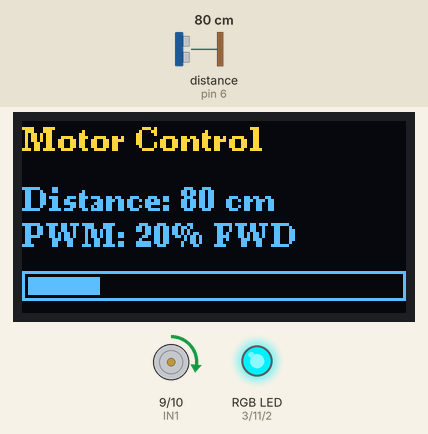
This program was run on a simulated Arduino Uno, built with avr-gcc and run on an emulated ATmega328P. On the bench: 128×64 one-colour display, motor-driver pin pairs drawn as motors (green arrow = first pin HIGH = forward, orange = second pin HIGH = backward, longer = more drive), an RGB LED mixed from three pins (HIGH = lit). Wiring (inferred from the names in the program): ultrasonic range finder: trigger pin 5; echo pin 6. Inputs (shaded band) come from the test bench; at power-on: distance to the obstacle (sensor on pin 6) 80 cm. The echo pulse lasts 58.3 µs per cm; the OLED is the two-colour kind (top 16 rows yellow); pins used as bus, display or sensor lines are not drawn.

Above: at 1.35 s.
1.4 s: distance to the obstacle (sensor on pin 6) set to 2 cm
At 1.62 s:
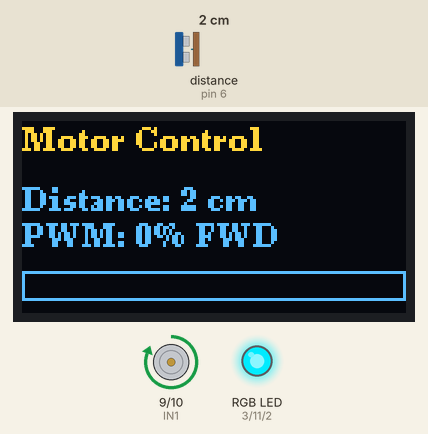
3.1 s: distance to the obstacle (sensor on pin 6) set to 9 cm
At 4.62 s:
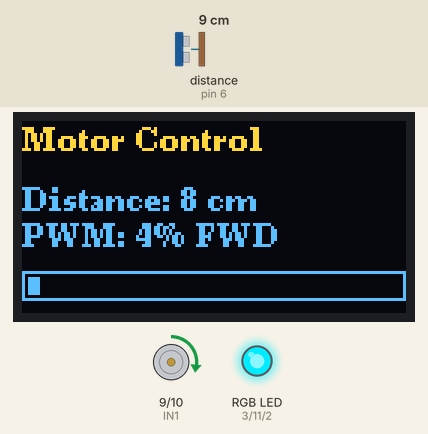
4.8 s: distance to the obstacle (sensor on pin 6) set to 35 cm
At 4.96 s:
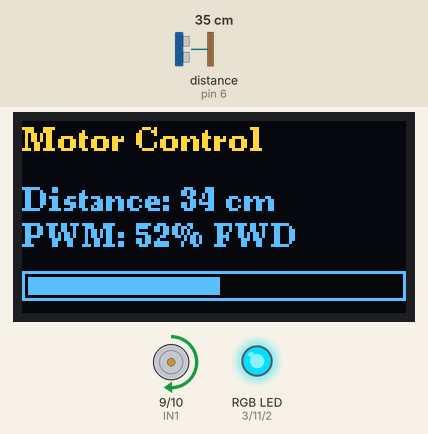
6.6 s: distance to the obstacle (sensor on pin 6) set to 250 cm
At 7.41 s:
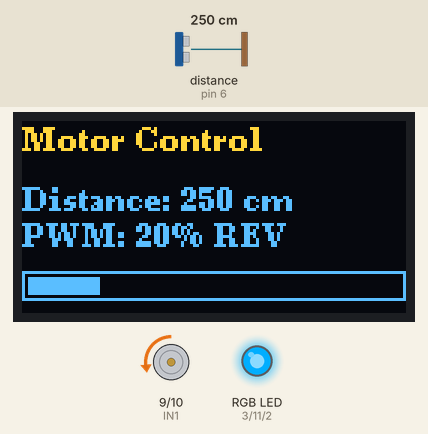
8.4 s: distance to the obstacle (sensor on pin 6) set to 47 cm
At 13.6 s:
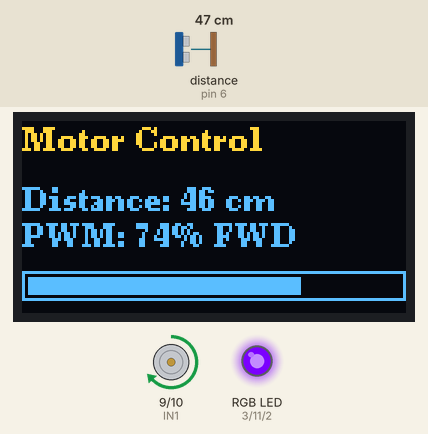
Timing chart, 0 to 13.8 s (numbered marks = the images above; inputs shaded):
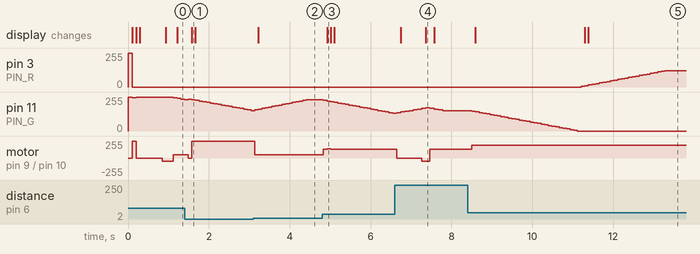

Measured:
- after the input at 1.4 s, motor on pin 9 (IN1) / pin 10 (IN2): forward 49/255 → stopped after 0.09 s, → forward 255/255 0.08 s later; the display: changes after 0.18 s (image 1)
- after the input at 3.1 s, motor on pin 9 (IN1) / pin 10 (IN2): forward 255/255 → forward 49/255 at once; the display: changes after 0.12 s (image 2)
- after the input at 4.8 s, pin 11 (PIN_G): moves from 235/255 to 133/255 over 1.7 s, starting at once; motor on pin 9 (IN1) / pin 10 (IN2): forward 49/255 → forward 131/255 at once, → forward 136/255 0.09 s later, → forward 131/255 0.09 s later; the display: changes after 0.12 s (image 3)
- after the input at 6.6 s, motor on pin 9 (IN1) / pin 10 (IN2): forward 131/255 → stopped at once, → backward 49/255 0.62 s later, → forward 131/255 0.21 s later; the display: first changes after 0.15 s (image 4 shows a later state)
- after the input at 8.4 s, pin 3 (PIN_R): moves from 0/255 to 123/255 over 2.1 s, starting after 2.8 s; pin 11 (PIN_G): moves from 153/255 to 0/255 over 2.6 s, starting after 0.10 s

The program:

main.cpp
```cpp
/**
 * @file main.cpp
 * @brief DC Motor Control with Dynamic Distance Mapping + Timed Maneuver Logic
 * @version 3.0.0
 *
 * Behavior Summary:
 *  - Normal mode:
 *        Distance dynamically maps to speed 100 → 0% using 2% quantization.
 *  - When distance >= MAX_DIST_CM:
 *        Enter timed maneuver:
 *           STOP (500ms) → REVERSE (200ms) → SLOW-FWD (until next valid reading)
 *  - All transitions are NON-BLOCKING (millis-based), no delay()
 *
 * System Components:
 *  - HC-SR04 ultrasonic
 *  - L293D motor driver
 *  - StatusLED gradient + error + blinking transitions
 *  - SSD1306 OLED status display
 */

#include <Arduino.h>
#include "motor.h"
#include "ultraSonic.h"
#include "led.h"
#include "display.h"

// -----------------------------------------------------------------------------
// Control parameters
// -----------------------------------------------------------------------------

static const unsigned long UPDATE_INTERVAL_MS = 10;  // main loop pacing
static const unsigned long STOP_TIME_MS       = 500; // stop before reversing
static const unsigned long REVERSE_TIME_MS    = 200; // reverse duration

static const int MIN_DIST_CM = 5;    // distance where commanded = 0%
static const int MAX_DIST_CM = 60;   // distance where commanded = 100%

// -----------------------------------------------------------------------------
// Hardware objects
// -----------------------------------------------------------------------------

Motor      motor;
UltraSonic usonic;
StatusLED  statusLed;
Display    display;

// -----------------------------------------------------------------------------
// Motor maneuver state machine
// -----------------------------------------------------------------------------

enum MotorMode { NORMAL, STOPPING, REVERSING, SLOW_FORWARD };
MotorMode motorMode = NORMAL;

unsigned long modeStartMs = 0;
unsigned long lastUpdateMs = 0;

int lastSpeedPct = 100;
bool errorState = false;

// -----------------------------------------------------------------------------
// Setup
// -----------------------------------------------------------------------------

void setup()
{
    motor.begin();
    usonic.begin();
    statusLed.begin();
    display.begin();

    lastSpeedPct = 100;
    motor.setSpeed(lastSpeedPct);
    statusLed.update(lastSpeedPct);
    display.update(0, lastSpeedPct, false);

    lastUpdateMs = millis();
}

// -----------------------------------------------------------------------------
// LOOP
// -----------------------------------------------------------------------------

void loop()
{
    unsigned long now = millis();

    if (now - lastUpdateMs < UPDATE_INTERVAL_MS)
        return;
    lastUpdateMs = now;

    // ================================================================
    // Read ultrasonic distance
    // ================================================================
    int distance = usonic.readCM();
    int speedPct = lastSpeedPct;

    // ================================================================
    //  MOTOR MANEUVER STATE MACHINE
    // ================================================================
    if (distance >= MAX_DIST_CM)
    {
        switch (motorMode)
        {
            // ---------------------------------------------------------
            // entering stop phase
            // ---------------------------------------------------------
            case NORMAL:
                speedPct = 0;
                motorMode = STOPPING;
                modeStartMs = now;
                break;

            // ---------------------------------------------------------
            // stopping before reverse
            // ---------------------------------------------------------
            case STOPPING:
                speedPct = 0;
                if (now - modeStartMs >= STOP_TIME_MS)
                {
                    motorMode = REVERSING;
                    modeStartMs = now;
                }
                break;

            // ---------------------------------------------------------
            // reverse for fixed time
            // ---------------------------------------------------------
            case REVERSING:
                speedPct = -20;   // controlled reverse
                if (now - modeStartMs >= REVERSE_TIME_MS)
                {
                    motorMode = SLOW_FORWARD;
                    modeStartMs = now;
                }
                break;

            // ---------------------------------------------------------
            // creep forward until next meaningful reading
            // ---------------------------------------------------------
            case SLOW_FORWARD:
                speedPct = 20;

                // If obstruction condition returns to NORMAL range,
                // abort maneuver immediately:
                if (distance < MAX_DIST_CM)
                {
                    motorMode = NORMAL;
                }
                break;
        }
    }
    else
    {
        // ============================================================
        // RETURN TO NORMAL MODE (dynamic scaling)
        // ============================================================

        motorMode = NORMAL;
        modeStartMs = now;

        // Dynamic mapping 0–100%
        speedPct = map(distance, MIN_DIST_CM, MAX_DIST_CM, 0, 100);

        // Quantize for smooth motor + smooth LED
        speedPct = (speedPct / 2) * 2;
        speedPct = constrain(speedPct, 0, 100);

        // If too close, clamp to 0
        if (distance <= MIN_DIST_CM)
            speedPct = 0;

        // 0 reading = free path
        if (distance == 0)
            speedPct = 100;
    }

    lastSpeedPct = speedPct;
    errorState   = false;   // reserved for later diagnostics

    // ================================================================
    // APPLY OUTPUTS (non-blocking)
    // ================================================================
    motor.setSpeed(speedPct);
    statusLed.setError(errorState);
    statusLed.update(speedPct);
    display.update(distance, speedPct, errorState);
}
```

display.h
```cpp
// (licence header left out)
#pragma once
#include <Arduino.h>
#include <U8g2lib.h>

class Display
{
public:
    /**
     * @brief Constructor
     */
    Display();

    /**
     * @brief Initialize OLED display
     */
    void begin();

    /**
     * @brief Update display with current system status
     * @param distance Distance reading in cm (0 = no obstruction / invalid)
     * @param pwmPercent Motor PWM output (-100 to 100, sign = direction)
     * @param error Error state flag (true = sensor/system fault)
     */
    void update(int distance, int pwmPercent, bool error);

private:
    /// @brief SSD1306 128x64 OLED driver (hardware I2C, full buffer)
    U8G2_SSD1306_128X64_NONAME_F_HW_I2C u8g2;
};
```

led.h
```cpp
// (licence header left out)
#pragma once
#include <Arduino.h>

class StatusLED
{
public:
    /**
     * @brief Initialize RGB LED pins
     */
    void begin();

    /**
     * @brief Update LED color based on motor speed
     * @param commandedPercent Motor speed 0-100%
     */
    void update(int commandedPercent);

    /**
     * @brief Set error mode (blue LED blink)
     * @param active True to enable error mode, false to disable
     */
    void setError(bool active);

private:
    static const uint8_t PIN_R = 3;   // Red LED on D3 (PWM)
    static const uint8_t PIN_G = 11;  // Green LED on D11 (PWM)
    static const uint8_t PIN_B = 2;   // Blue LED on D2 (error indicator)
    static const unsigned long STEP_INTERVAL_MS = 20;  // Color transition step delay
    static const unsigned long BLINK_HALF_PERIOD_MS = 125;  // Blink timing
    static const unsigned long ERROR_BLINK_MS = 500;  // Error blink period
    static const uint8_t MAX_BRIGHTNESS = 255;
    static const uint8_t DIM_BRIGHTNESS = 60;
    static const int COLOR_TRANSITION_THRESHOLD = 50;  // Midpoint for color gradient

    int currentPercent = 0;    // Current LED state (0-100)
    int targetPercent = 0;     // Target LED state (0-100)
    int lastCommand = 0;       // Last commanded speed
    bool blinkingToZero = false;  // Special blink mode for 50->0
    bool lastBlinkState = false;  // Blink toggle state
    bool errorActive = false;      // Error mode active
    bool errorBlinkOn = false;     // Error blink state
    unsigned long lastStepMs = 0;       // Timer for color transitions
    unsigned long lastBlinkMs = 0;      // Timer for blinking
    unsigned long lastErrorBlinkMs = 0; // Timer for error blink

    /**
     * @brief Set RGB LED color values
     * @param r Red intensity (0-255)
     * @param g Green intensity (0-255)
     * @param b Blue intensity (0-255)
     */
    void setRGB(uint8_t r, uint8_t g, uint8_t b);
};
```

motor.h
```cpp
// (licence header left out)
#pragma once
#include <Arduino.h>

class Motor
{
public:
    /**
     * @brief Initialize motor control pins.
     * Configures IN1 and IN2 as OUTPUT and stops the motor.
     */
    void begin();

    /**
     * @brief Set motor speed and direction.
     *
     * @param percent Speed from -100 (full reverse) to 100 (full forward).
     *                Values within a small deadband around 0 are treated as 0.
     */
    void setSpeed(int percent);

    /**
     * @brief Immediately stop the motor (coast).
     * Equivalent to setSpeed(0).
     */
    void stop();

    /**
     * @brief Actively brake the motor by shorting both outputs to GND.
     *
     * Note: With EN held high and both inputs LOW, both outputs go low,
     * providing a braking effect rather than free coasting.
     */
    void brake();

private:
    static const uint8_t IN1 = 9;   ///< L293D Input 1 (PWM capable)
    static const uint8_t IN2 = 10;  ///< L293D Input 2 (PWM capable)

    /// @brief Minimum absolute percent considered "moving".
    ///        Values with |percent| < DEAD_BAND_PERCENT are treated as 0.
    static const uint8_t DEAD_BAND_PERCENT = 3;

    int lastCommandPercent = 0;     ///< Last commanded speed [-100..100]

    void applyOutputs(int pwmValue, bool forward);
};
```

ultraSonic.h
```cpp
// (licence header left out)
#pragma once
#include <Arduino.h>

class UltraSonic
{
public:
    void begin();

    /**
     * @brief Acquire distance measurement in centimeters.
     *
     * @return int
     *   - >= 2 and <= 400: valid distance measurement
     *   - == 0: timeout / invalid / beyond range / "no obstruction"
     */
    int readCM();

private:
    static const uint8_t trigPin = 5;   ///< TRIG on D5
    static const uint8_t echoPin = 6;   ///< ECHO on D6

    /// Maximum echo wait before pulseIn gives up (µs)
    static const unsigned long ECHO_TIMEOUT_US = 30000UL; // 30 ms

    /// Minimum time between trigger events (ms)
    static const unsigned long MIN_INTERVAL_MS = 50UL; // ~20 Hz max

    /// Timestamp of last completed measurement
    unsigned long lastReadMs = 0;

    /// Last stable validated distance returned to caller
    int lastDistance = 0;
};
```

display.cpp
```cpp
// (licence header left out)
#include "display.h"

Display::Display()
    : u8g2(U8G2_R0, U8X8_PIN_NONE)   // rotation, reset pin (none)
{
}

void Display::begin()
{
    u8g2.begin();
    u8g2.setFont(u8g2_font_ncenB08_tr);

    // Optional splash / clear
    u8g2.clearBuffer();
    u8g2.drawStr(0, 10, "Motor Control");
    u8g2.drawStr(0, 24, "System Initializing...");
    u8g2.sendBuffer();
}

void Display::update(int distance, int pwmPercent, bool error)
{
    u8g2.clearBuffer();

    // Title
    u8g2.setFont(u8g2_font_ncenB08_tr);
    u8g2.drawStr(0, 10, "Motor Control");

    if (error)
    {
        // Error view
        u8g2.drawStr(0, 30, "ERROR: Timeout");

        // amazonq-ignore-next-line
        char errStr[32];
        snprintf(errStr, sizeof(errStr), "Raw: %d cm", distance);
        u8g2.drawStr(0, 42, errStr);

        u8g2.drawStr(0, 54, "Check sensor/wiring");
    }
    else
    {
        // Distance line
        char distStr[32];
        if (distance <= 0)
        {
            // amazonq-ignore-next-line
            snprintf(distStr, sizeof(distStr), "No Obstruction");
        }
        else
        {
            snprintf(distStr, sizeof(distStr), "Distance: %d cm", distance);
        }
        u8g2.drawStr(0, 30, distStr);

        // PWM + direction line
        char pwmStr[32];
        if (pwmPercent < 0)
        {
            snprintf(pwmStr, sizeof(pwmStr), "PWM: %d%% REV", -pwmPercent);
        }
        else
        {
            snprintf(pwmStr, sizeof(pwmStr), "PWM: %d%% FWD", pwmPercent);
        }
        u8g2.drawStr(0, 42, pwmStr);

        // Status bar (abs magnitude, 0–100%)
        int mag = abs(pwmPercent);
        if (mag > 100) mag = 100;

        u8g2.drawFrame(0, 50, 128, 10);

        if (mag > 0)
        {
            // Map 0–100% to 0–124px inside the frame
            int barWidth = (mag * 124) / 100;
            u8g2.drawBox(2, 52, barWidth, 6);
        }
    }

    u8g2.sendBuffer();
}
```

led.cpp
```cpp
// (licence header left out)
#include "led.h"

void StatusLED::begin()
{
    // Configure RGB pins as outputs
    pinMode(PIN_R, OUTPUT);
    pinMode(PIN_G, OUTPUT);
    pinMode(PIN_B, OUTPUT);

    // Initialize LED to off state
    setRGB(0, 0, 0);
}

void StatusLED::setRGB(uint8_t r, uint8_t g, uint8_t b)
{
    // Common anode LED (active LOW - inverted logic)
    analogWrite(PIN_R, 255 - r);
    analogWrite(PIN_G, 255 - g);
    analogWrite(PIN_B, 255 - b);

    // amazonq-ignore-next-line
    // For common cathode LED, use these lines instead:
    // analogWrite(PIN_R, r);
    // analogWrite(PIN_G, g);
    // analogWrite(PIN_B, b);
}

void StatusLED::setError(bool active)
{
    if (active && !errorActive)
    {
        // Entering error mode: reset timing
        lastErrorBlinkMs = millis();
        errorBlinkOn = false;
    }
    errorActive = active;
}

void StatusLED::update(int commandedPercent)
{
    unsigned long now = millis();

    // Error mode: blue blink @ 500ms
    if (errorActive)
    {
        if (now - lastErrorBlinkMs >= ERROR_BLINK_MS)
        {
            lastErrorBlinkMs = now;
            errorBlinkOn = !errorBlinkOn;
        }

        // Blue on/off, R & G off
        uint8_t b = errorBlinkOn ? MAX_BRIGHTNESS : 0;
        setRGB(0, 0, b);
        return;
    }

    // Constrain input to valid range
    // amazonq-ignore-next-line
    commandedPercent = constrain(commandedPercent, 0, 100);

    // Detect speed change and transition type
    if (commandedPercent != targetPercent)
    {
        // Enable special blinking effect for 50% -> 0% transition
        if (lastCommand == 50 && commandedPercent == 0)
        {
            blinkingToZero = true;
        }
        else
        {
            blinkingToZero = false;
        }

        targetPercent = commandedPercent;
        lastCommand = commandedPercent;
    }

    // Smooth transition: increment/decrement currentPercent toward target
    if (now - lastStepMs >= STEP_INTERVAL_MS)
    {
        lastStepMs = now;

        if (currentPercent < targetPercent) currentPercent++;
        else if (currentPercent > targetPercent) currentPercent--;
    }

    // Map currentPercent (0-100) to RGB color gradient
    // 0% = Red (255,0,0), 50% = Yellow (255,255,0), 100% = Green (0,255,0)
    uint8_t r, g, b;
    b = 0;  // Blue channel unused

    if (currentPercent <= COLOR_TRANSITION_THRESHOLD)
    {
        // Red -> Yellow: red stays max, green ramps up
        float t = currentPercent / (float)COLOR_TRANSITION_THRESHOLD;
        r = MAX_BRIGHTNESS;
        g = (uint8_t)(MAX_BRIGHTNESS * t);
    }
    else
    {
        // Yellow -> Green: green stays max, red ramps down
        float t = (currentPercent - COLOR_TRANSITION_THRESHOLD) / (float)COLOR_TRANSITION_THRESHOLD;
        r = (uint8_t)(MAX_BRIGHTNESS * (1.0f - t));
        g = MAX_BRIGHTNESS;
    }

    // Apply blinking effect during 50% -> 0% transition
    if (blinkingToZero && currentPercent > 0)
    {
        // Toggle blink state at regular intervals
        if (now - lastBlinkMs >= BLINK_HALF_PERIOD_MS)
        {
            lastBlinkMs = now;
            lastBlinkState = !lastBlinkState;
        }

        // Scale brightness between max and dim
        uint8_t scale = lastBlinkState ? MAX_BRIGHTNESS : DIM_BRIGHTNESS;
        r = (uint8_t)((uint16_t)r * scale / MAX_BRIGHTNESS);
        g = (uint8_t)((uint16_t)g * scale / MAX_BRIGHTNESS);
    }

    // Update LED with calculated color
    setRGB(r, g, b);
}
```

motor.cpp
```cpp
// (licence header left out)
#include "motor.h"

void Motor::begin()
{
    pinMode(IN1, OUTPUT);
    pinMode(IN2, OUTPUT);

    stop();
}

void Motor::applyOutputs(int pwmValue, bool forward)
{
    // pwmValue is 0..255
    if (pwmValue <= 0)
    {
        // Coast / stop: both inputs LOW
        digitalWrite(IN1, LOW);
        digitalWrite(IN2, LOW);
        return;
    }

    if (forward)
    {
        // Forward: IN1 PWM, IN2 LOW
        analogWrite(IN1, pwmValue);
        digitalWrite(IN2, LOW);
    }
    else
    {
        // Reverse: IN1 LOW, IN2 PWM
        digitalWrite(IN1, LOW);
        analogWrite(IN2, pwmValue);
    }
}

void Motor::setSpeed(int percent)
{
    // Constrain input to valid range
    percent = constrain(percent, -100, 100);

    // Apply deadband around zero
    if (abs(percent) < DEAD_BAND_PERCENT)
    {
        percent = 0;
    }

    // If the command hasn't changed, avoid redundant writes
    if (percent == lastCommandPercent)
    {
        return;
    }
    lastCommandPercent = percent;

    if (percent == 0)
    {
        // Stop/coast
        applyOutputs(0, true);
        return;
    }

    bool forward = (percent > 0);
    int magnitude = abs(percent);

    // Map 1..100% to 1..255 duty; ensure non-zero when we say "move"
    int pwmValue = map(magnitude, 1, 100, 1, 255);
    applyOutputs(pwmValue, forward);
}

void Motor::stop()
{
    lastCommandPercent = 0;
    applyOutputs(0, true);
}

void Motor::brake()
{
    // With EN tied high, both inputs LOW make both outputs LOW -> braking.
    lastCommandPercent = 0;
    digitalWrite(IN1, LOW);
    digitalWrite(IN2, LOW);
}
```

Source omitted: ultraSonic.cpp (3240 bytes)
